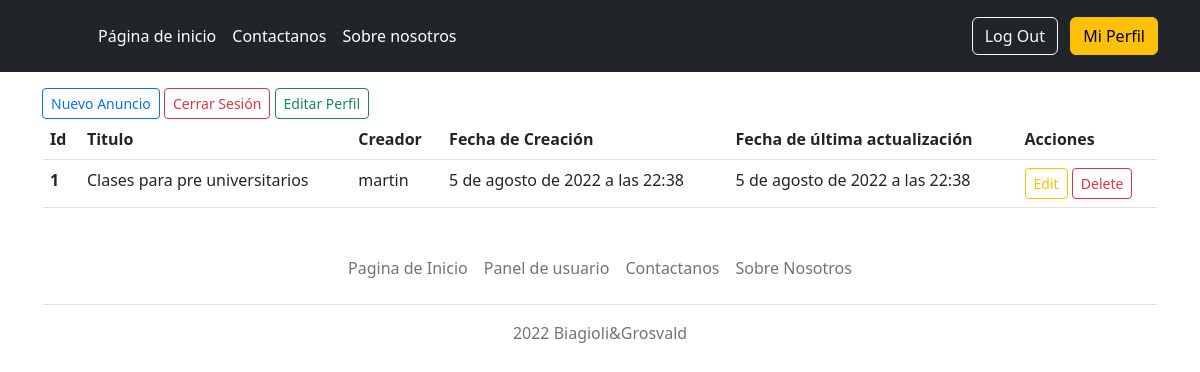
Screenshot of /usuario/5 (signed in) with the database file from the repository.
### App/models.py (models this page shows, shortened)
class Anuncio(models.Model):
    titulo = models.CharField(max_length=100)
    materia = models.CharField(max_length=180)
    autor = models.ForeignKey(
    User,
    models.SET_NULL,
    blank=True,
    null=True,
    )
    imagen = models.ImageField(upload_to="App\static", null=True, blank=True) #sacamos cuando podamos meter imagen usuario
    descripcion_clase = RichTextField()
    date_created = models.DateTimeField(default=timezone.now)
    date_updated = models.DateTimeField(default=timezone.now)

### App/views.py (the view)
# urls.py: path('usuario/<pk>', PanelUsuario.as_view(), name="perfil"),
class PanelUsuario(LoginRequiredMixin, BaseView, ListView,):
    queryset = Anuncio.objects.all()
    template_name = "App/panel_usuario_avisos.html"
    context_object_name = "anuncios"
    def get_queryset(self):
        return Anuncio.objects.filter(autor=self.request.user)

### App/views.py (called while the page is built)
    def get_context_data(self, **kwargs):
        context = super().get_context_data(**kwargs)
        context['titulo'] = Anuncio.objects.filter(titulo=True).order_by('date_created').first()
        return context

### App/templates/App/panel_usuario_avisos.html
{% extends "base-usuarios.html" %}
{% block main %}
<main class="flex-shrink-0">
    <div class="container" style="margin-top: 1em;">
     <a type="button" href="{% url 'anuncio-create' %}" class="btn btn-sm btn-outline-primary">Nuevo Anuncio</a>
     <a type="button" href="/logout" class="btn btn-sm btn-outline-danger">Cerrar Sesión</a>
     <a type="button" href="{% url 'usuario-update' user.id %}" class="btn btn-sm btn-outline-success">Editar Perfil</a>
  <table class="table">
  <thead>
    <tr>
      <th scope="col">Id</th>
      <th scope="col">Titulo</th>
      <th scope="col">Creador</th>
      <th scope="col">Fecha de Creación</th>
      <th scope="col">Fecha de última actualización</th>
      <th scope="col">Acciones</th>
    </tr>
  </thead>
        <tbody>
          {%for anuncio in anuncios %}
            <tr>
            <th scope="row">{{anuncio.id}}</th>
            <td>{{anuncio.titulo}}</td>
            <td>{{anuncio.autor}}</td>
            <td>{{anuncio.date_created}}</td>
            <td>{{anuncio.date_updated}}</td>
            <td>
              <a type="button" href="{% url 'anuncio-update' anuncio.id %}" class="btn btn-sm btn-outline-warning">Edit</a>
              <a type="button" href="{% url 'anuncio-delete' anuncio.id %}" class="btn btn-sm btn-outline-danger" >Delete</a>
            </td>
            </tr>
          {% endfor %}
        </tbody>
    </table>
    </div>
  </main>
{% endblock %}

### rows the page displays
Anuncio: id "1", titulo "Clases para pre universitarios", autor "martin", date_created "5 de agosto de 2022 a las 22:38", date_updated "5 de agosto de 2022 a las 22:38"
